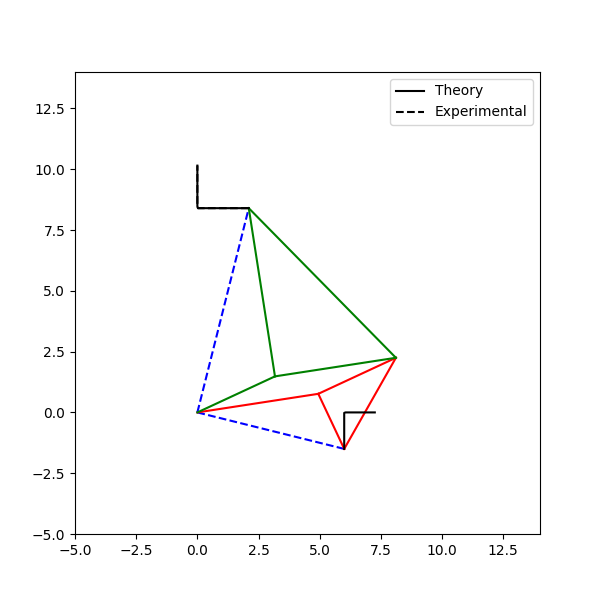
#> input picture images/frame_0000.png, 600 x 600 px; its folder holds only this picture in this run
$ jupyter execute --allow-errors plagiosim.ipynb
#> lines starting #> are read from the running program, lines starting #| are printed output that depends on the picture
[cell 1]
import numpy as np
import matplotlib.pyplot as pt
import cv2

[cell 2]
def d2r(d):
    return d * np.pi / 180

def rotation(V,theta,sf):
#> called with V = array of shape (1, 2), theta = 1.57, sf = 1.4
    vxnew = (V[:,0] * np.cos(theta) - V[:,1] * np.sin(theta)) * sf
    vynew = (V[:,0] * np.sin(theta) + V[:,1] * np.cos(theta)) * sf

    Vnew = []
    for i in range(len(V)):
        Vnew.append([vxnew[i], vynew[i]])
    Vnew = np.array(Vnew)

    return Vnew

def angle(l1,l2,l3):
    return np.arccos((l1 ** 2 + l2 ** 2 - l3 ** 2) / (2 * l1 * l2))

def bar(V):
    dist = (V[:,0] ** 2 + V[:,1] ** 2) ** 0.5
    return dist

[cell 3]
#parameters
alpha = d2r(90)
beta = np.arctan(1.4)
gamma = np.pi - beta - alpha
sf = 1.4
l1 = 5 #max horizontal distance
l2 = 3.5


X = np.array([[5.5,0]]) #anything on the radius 7.5cm (2.5 cm + 5 cm). They become collinear1 at radius 5.69
# the mechanism loses collinearity when taken less than 5.6 (derivation required) (extreme points)

theta = angle(l1 ,bar(X) ,l2 / (np.sin(beta) / np.sin(gamma)))
#part 1
Y = rotation(X, alpha, sf) # bug 3
OA = rotation(X, theta, l1 / bar(X)) #Marking OA
psi = angle(bar(X),(l2 * np.sin(gamma) / np.sin(beta)),bar(OA))
AX = -rotation(-X, -psi, (l2 * np.sin(gamma) / np.sin(beta)) / bar(X))
AC = rotation(AX, alpha, l2 / bar(AX))
XC = AC - AX #bug1
OC = OA + AC

#part2
BC = OA #parallelogram
OB = AC
BY = rotation(BC,alpha,1 /(np.sin(gamma) / np.sin(beta)))
theta

End of Phase 1

Range analysis (all the values which yeild a valid value of theta)
a. no constraints

[cell 4]
al = np.arctan(BC[:,1] / BC[:,0])
x = np.linspace(-12, 12, 100)
y = np.linspace(-12, 12, 100)

X1 = []
R = 2
t = []
for i in x:
    x1 = []
    for j in y:
        x1.append([i,j])
    x1 = np.array(x1)
    X1.append(x1)

    t.append(angle(l1 ,bar(x1) ,l2 / (np.sin(beta) / np.sin(gamma))))

t = np.array(t).reshape(-1,1)
nan_indices = np.isnan(t)


t[nan_indices] = 0
points = [(a, b) for a in x for b in y]

x_values, y_values = zip(*points)
pt.scatter(x_values, y_values, c=t)
pt.xlabel('X-axis')
pt.ylabel('Y-axis')
pt.rcParams['figure.figsize'] = [6,6]
#pt.text((0+X[0,0]) / 2, (0+X[0,1]) / 2, (X[0,0],X[0,1]), fontsize=12, color='black', ha='center', va='top')
pt.plot([0,X[0,0]],[0,X[0,1]],c='blue',linestyle='dashed')
pt.plot([0,OA[0,0]],[0,OA[0,1]], c= 'red')
pt.plot([OA[0,0],AX[0,0] + OA[0,0]],[OA[0,1],AX[0,1] + OA[0,1]],c='red')
pt.plot([OA[0,0],AC[0,0] + OA[0,0]],[OA[0,1],AC[0,1] + OA[0,1]],c='red')
pt.plot([OC[0,0],X[0,0]], [OC[0,1],X[0,1]],c='red')
#pt.fill_between([OA[0,0], AX[0,0] + OA[0,0], AC[0,0] + OA[0,0]], [OA[0,1], AX[0,1] + OA[0,1], OC[0,1] + X[0,1]], alpha=0.5, color='red') #shading area


pt.plot([0,Y[0,0]],[0,Y[0,1]],c='blue',linestyle='dashed')
pt.plot([0,OB[0,0]],[0,OB[0,1]],c='green') #bug2 MAIN ERROR
pt.plot([OB[0,0],BY[0,0] + OB[0,0]],[OB[0,1], BY[0,1] + OB[0,1]],c='green') #bug 4
pt.plot([OB[0,0],OC[0,0]],[OB[0,1],OC[0,1]],c='green') #bug 3
pt.plot([OC[0,0],Y[0,0]], [OC[0,1],Y[0,1]],c='green')
#pt.text((0+Y[0,0]) / 2, (0+Y[0,1]) / 2, (Y[0,0],Y[0,1]), fontsize=12, color='black', ha='center', va='top')
#pt.fill_between([OB[0,0] , (OB[0,0] + BY[0,0]) , OC[0,0]], [OB[0,1], BY[0,1] + OB[0,1], OC[0,1]], alpha=0.3, color='blue') #shading area


pt.plot(X[:, 0], X[:, 1], c = 'black')
# pt.plot(Y[:, 0], Y[:, 1], c = 'black')
pt.xlim(-12,12)
pt.ylim(-12,12)
pt.show()
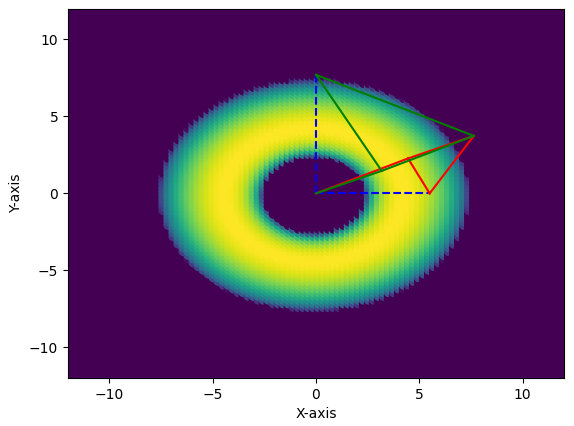
#> figure drawn by matplotlib, 1 panel
([OB[0,0] , (OB[0,0] + BY[0,0]) , OC[0,0]],[OB[0,1], BY[0,1] + OB[0,1], OC[0,1]])

with constraints

[cell 5]
#how to apply colinearity condition

[cell 6]
pt.rcParams['figure.figsize'] = [6,6]

pt.plot([0,X[0,0]],[0,X[0,1]],c='blue',linestyle='dashed')
pt.plot([0,OA[0,0]],[0,OA[0,1]], c= 'red')
pt.plot([OA[0,0],AX[0,0] + OA[0,0]],[OA[0,1],AX[0,1] + OA[0,1]],c='red')
pt.plot([OA[0,0],AC[0,0] + OA[0,0]],[OA[0,1],AC[0,1] + OA[0,1]],c='red')
pt.plot([OC[0,0],X[0,0]], [OC[0,1],X[0,1]],c='red')


pt.plot([0,Y[0,0]],[0,Y[0,1]],c='blue',linestyle='dashed')
pt.plot([0,OB[0,0]],[0,OB[0,1]],c='green') #bug2 MAIN ERROR
pt.plot([OB[0,0],BY[0,0] + OB[0,0]],[OB[0,1], BY[0,1] + OB[0,1]],c='green') #bug 4
pt.plot([OB[0,0],OC[0,0]],[OB[0,1],OC[0,1]],c='green') #bug 3
pt.plot([OC[0,0],Y[0,0]], [OC[0,1],Y[0,1]],c='green')
#pt.text((0+Y[0,0]) / 2, (0+Y[0,1]) / 2, bar(AX), fontsize=12, color='black', ha='center', va='top')

pt.plot(X[:, 0], X[:, 1], c = 'black')
#pt.fill_between([OB[0,0] , (OB[0,0] + BY[0,0]) , OC[0,0]], [OB[0,1], BY[0,1] + OB[0,1], OC[0,1]], alpha=0.3, color='blue') #shading area
#pt.fill_between([OA[0,0], AX[0,0] + OA[0,0], AC[0,0] + OA[0,0]], [OA[0,1], AX[0,1] + OA[0,1], OC[0,1] + X[0,1]], alpha=0.5, color='red') #shading area


# pt.plot(Y[:, 0], Y[:, 1], c = 'black')
pt.xlim(-3,10)
pt.ylim(-3,10)
pt.show()
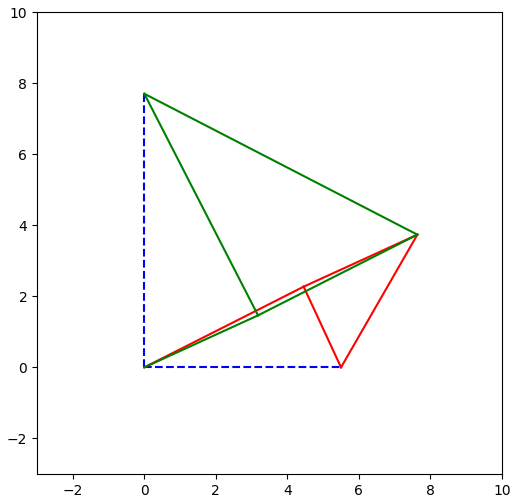
#> figure drawn by matplotlib, 1 panel

End of Phase II

[cell 7]
def dist(Y):
    return (Y[0] ** 2 + Y[1] ** 2) ** 0.5
def plotter(X, OA, OB, OC, AX, BY, AC, BC, Y,i,Ye):
    pt.rcParams['figure.figsize'] = [6,6]

    pt.plot([0,X[i,0]],[0,X[i,1]],c='blue',linestyle='dashed')
    pt.plot([0,OA[i,0]],[0,OA[i,1]], c= 'red')
    pt.plot([OA[i,0],AX[i,0] + OA[i,0]],[OA[i,1],AX[i,1] + OA[i,1]],c='red')
    pt.plot([OA[i,0],AC[i,0] + OA[i,0]],[OA[i,1],AC[i,1] + OA[i,1]],c='red')
    pt.plot([OC[i,0],X[i,0]], [OC[i,1],X[i,1]],c='red')


    pt.plot([0,Y[i,0]],[0,Y[i,1]],c='blue',linestyle='dashed')
#     pt.text((0+Y[i,0]) / 2, (0+Y[i,1]) / 2, dist(AX[i]), fontsize=12, color='black', ha='center', va='top')
    pt.plot([0,OB[i,0]],[0,OB[i,1]],c='green') #bug2 MAIN ERROR
    pt.plot([OB[i,0],BY[i,0] + OB[i,0]],[OB[i,1], BY[i,1] + OB[i,1]],c='green') #bug 4
    pt.plot([OB[i,0],OC[i,0]],[OB[i,1],OC[i,1]],c='green') #bug 3
    pt.plot([OC[i,0],Y[i,0]], [OC[i,1],Y[i,1]],c='green')

    pt.plot(X[:, 0], X[:, 1], c = 'black')
    pt.plot(Ye[:, 0], Ye[:, 1], c = 'black',label='Theory')
    pt.plot(Y[:, 0], Y[:, 1], c = 'black',linestyle='dashed',label='Experimental')
    pt.xlim(-5,14)
    pt.ylim(-5,14)
    pt.legend()
    pt.savefig(f'images/frame_{i:04d}.png')
    pt.close()

[cell 8]
#adding a video
frame_rate = 10  # Adjust the frame rate as needed
output_video_path = 'video/output_video.mp4'
fourcc = cv2.VideoWriter_fourcc(*'mp4v')
out = cv2.VideoWriter(output_video_path, fourcc, frame_rate, (600, 600))

[cell 9]
X = []
x = np.linspace(-1.5,1.25,40)
for i in range(len(x)):
    if x[i] < 0:
        X.append([6,x[i]])
    else:
        X.append([6 + x[i],0])

X = np.array(X)

[cell 10]
theta = angle(l1 ,bar(X) ,l2 / (np.sin(beta) / np.sin(gamma)))
Y = rotation(X, alpha, sf) # bug 3
OA = rotation(X, theta, l1 / bar(X)) #Marking OA
psi = angle(bar(X),(l2 * np.sin(gamma) / np.sin(beta)),bar(OA))
AX = -rotation(-X, -psi, (l2 * np.sin(gamma) / np.sin(beta)) / bar(X))
AC = rotation(AX, alpha, l2 / bar(AX))
XC = AC - AX #bug1
OC = OA + AC

BC = OA #parallelogram
OB = AC
BY = rotation(BC,alpha,1 /(np.sin(gamma) / np.sin(beta)))
bar(Y),X
#> (the rest of this cell did not finish here and is left out)

[cell 11]
for t2 in range(len(X)):
    frame_path = f'images/frame_{t2:04d}.png'

    frame = cv2.imread(frame_path)
#> frame is the input picture: shape (600, 600, 3); mean B, G, R 250.7, 250.7, 250.8
    if t2 % 10 == 0:
        print(f'completed adding frame_{t2:04d}.png')
    out.write(frame)
out.release()
print()
print('Process completed. New video added to the folder /video')

[cell 12]
import os
# run this box to Clean up the temporary image frames (must!!)
for t2 in range(len(X)):
    file_path = f'images/frame_{t2:04d}.png'
    if os.path.exists(file_path):
        os.remove(file_path)
